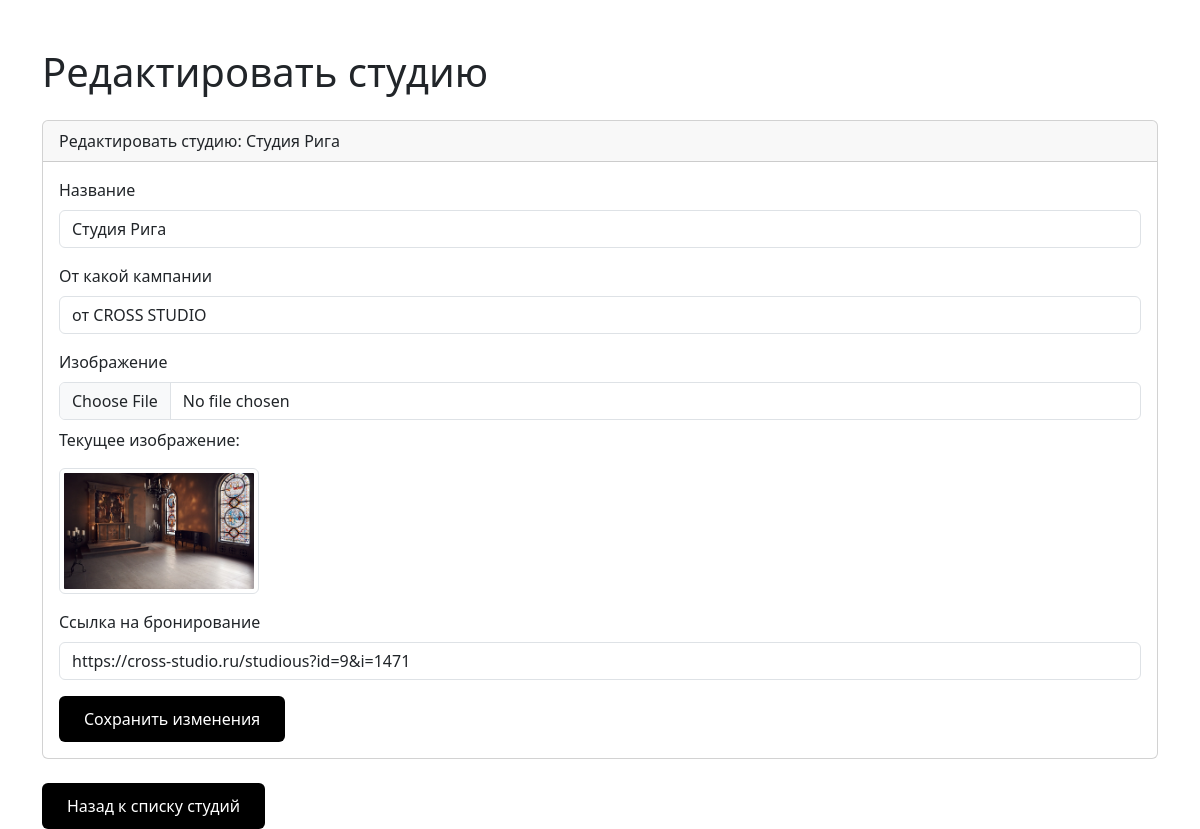
/edit_studio.php?id=1, run on the app's committed database.
### tables this page shows
CREATE TABLE `studios` (
  `id` int(11) NOT NULL,
  `name` varchar(100) NOT NULL,
  `description` text NOT NULL,
  `image_url` varchar(255) NOT NULL,
  `link` varchar(255) NOT NULL,
  `created_at` timestamp NOT NULL DEFAULT current_timestamp()
);

### edit_studio.php (the view, shortened to what this page needs)
<?php
$servername = "localhost";
$username = "root";
$password = "";
$dbname = "photoport";
$conn = new mysqli($servername, $username, $password, $dbname);
if (isset($_GET['id'])) {
    $id = $_GET['id'];
    $sql = "SELECT * FROM studios WHERE id=$id";
    $result = $conn->query($sql);
    if ($result->num_rows > 0) {
        $studio = $result->fetch_assoc();
    } else {
        echo "Studio not found!";
        exit;
    }
} else {
    echo "No studio ID provided!";
    exit;
}
?>
<!DOCTYPE html>
<html lang="en">
<head>
    <link href="https://cdn.jsdelivr.net/npm/bootstrap@5.3.0-alpha1/dist/css/bootstrap.min.css" rel="stylesheet">
</head>
<body>
<div class="container mt-5">
    <h1 class="mb-4">Редактировать студию</h1>
    <div class="card">
        <div class="card-header">Редактировать студию: <?php echo $studio['name']; ?></div>
        <div class="card-body">
            <form method="POST" action="" enctype="multipart/form-data">
                <div class="mb-3">
                    <label for="name" class="form-label">Название</label>
                    <input type="text" class="form-control" id="name" name="name" value="<?php echo $studio['name']; ?>" required>
                </div>
                <div class="mb-3">
                    <label for="description" class="form-label">От какой кампании</label>
                    <input type="text" class="form-control" id="description" name="description" value="<?php echo htmlspecialchars($studio['description']); ?>" required>
                </div>
                <div class="mb-3">
                    <label for="image" class="form-label">Изображение</label>
                    <input type="file" class="form-control" id="image" name="image">
                    <?php if ($studio['image_url']) { ?>
                        <p class="mt-2">Текущее изображение:</p>
                        <img src="<?php echo $studio['image_url']; ?>" alt="Current Image" class="img-thumbnail" style="max-width: 200px;">
                    <?php } ?>
                </div>
                <div class="mb-3">
                    <label for="link" class="form-label">Ссылка на бронирование</label>
                    <input type="text" class="form-control" id="link" name="link" value="<?php echo $studio['link']; ?>" required>
                </div>
                <button type="submit" class="btn btn-primary" name="edit_studio">Сохранить изменения</button>
            </form>
        </div>
    </div>
    <a href="admin.php" class="btn btn-secondary mt-4">Назад к списку студий</a>
</div>
</body>
</html>

### edit_studio.php (style rules this page uses)
.btn { display: inline-block; border: none; outline: none; padding: 11px 25px; background-color: #000000; color: #ffffff; }

### data on the page
studios: name "Студия Рига", description "от CROSS STUDIO", image_url (picture), link "https://cross-studio.ru/studious?id=9&i=1471"
